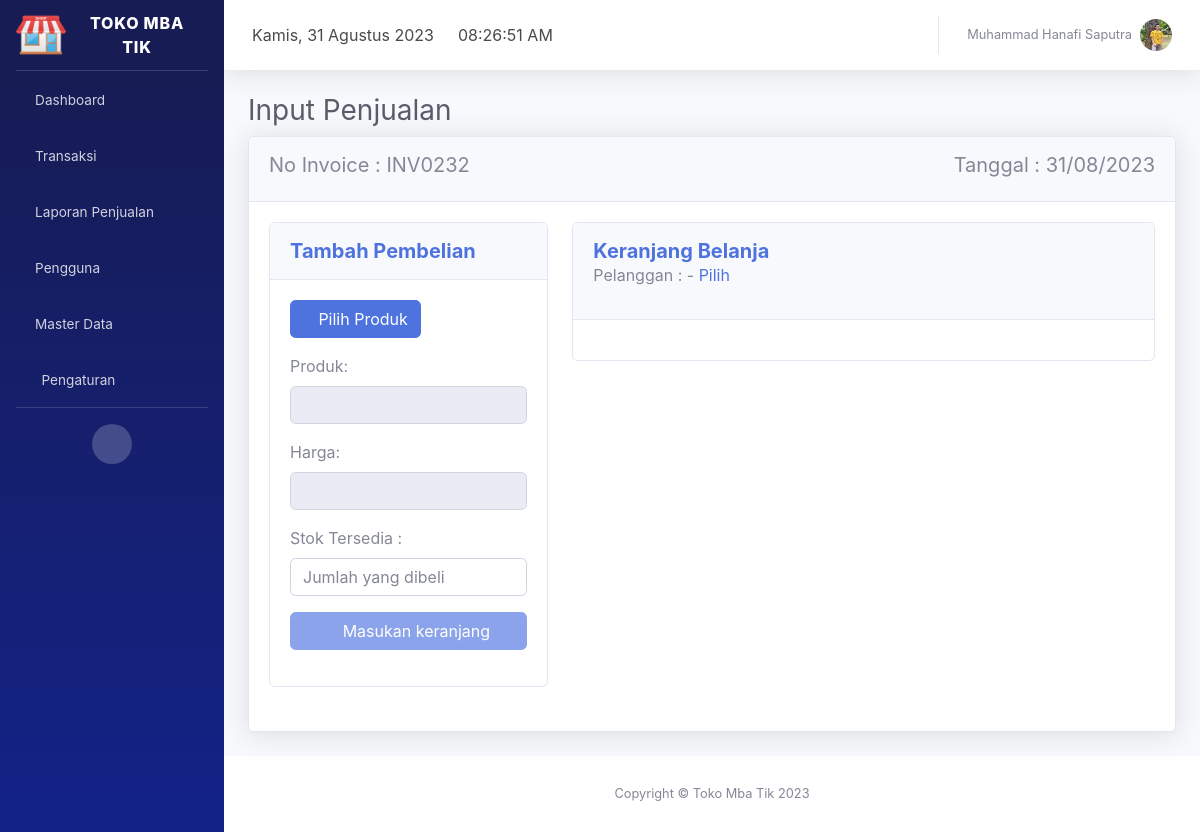
The page /index.php?page=input_penjualan&add=produk_belum_dipilih (signed in) on the database its author committed.
### tables this page shows
CREATE TABLE `profil_aplikasi` (
  `id` int(11) NOT NULL,
  `nama_aplikasi` varchar(30) NOT NULL,
  `alamat` varchar(100) NOT NULL,
  `no_telp` char(14) NOT NULL,
  `website` varchar(50) NOT NULL,
  `logo` varchar(100) NOT NULL
);

CREATE TABLE `pengguna` (
  `id_pengguna` int(11) NOT NULL,
  `kode_pengguna` char(9) NOT NULL,
  `nama_pengguna` varchar(50) NOT NULL,
  `email` varchar(35) NOT NULL,
  `no_telp` char(14) NOT NULL,
  `foto` varchar(100) NOT NULL,
  `username` varchar(50) NOT NULL,
  `password` varchar(500) NOT NULL,
  `level` varchar(10) NOT NULL,
  `status` int(11) NOT NULL
);

### page/penjualan/input-penjualan.php (the view, shortened to what this page needs)
<div class="container-fluid">
  <h1 class="h3 mb-2 text-gray-800">Input Penjualan</h1>
  <?php
  include 'config/database.php';
  $query = mysqli_query($kon, "SELECT max(id_penjualan) as id_penjualan_terbesar FROM penjualan");
  $data = mysqli_fetch_array($query);
  $id_penjualan = $data['id_penjualan_terbesar'];
  $id_penjualan++;
  $huruf = "INV";
  $invoice = $huruf . sprintf("%04s", $id_penjualan);
  ?>
  <form action="page/penjualan/simpan-penjualan.php" method="post">
    <div class="card shadow mb-4">
      <div class="card-header py-3">
        <div class="row">
          <div class="col-sm-6">
            <h5 style="text-align:left">No Invoice : <?php echo $invoice; ?></h5>
          </div>
          <div class="col-sm-6">
            <h5 style="text-align:right">Tanggal : <?php echo date("d/m/Y"); ?></h5>
          </div>
        </div>
      </div>
      <div class="card-body">
        <div class="row">
          <div class="col-sm-4">
            <div class="card mb-4">
              <div class="card-header py-3">
                <h5 class="m-0 font-weight-bold text-primary">Tambah Pembelian</h5>
              </div>
              <div class="card-body">
                <div class="row">
                  <div class="col-sm-12">
                    <div class="form-group">
                      <button type="button" data-toggle="modal" data-target="#modal" class="btn btn-primary"><span class="text"><i class="fas fa-shopping-bag fa-sm"></i> Pilih Produk</span></button>
                    </div>
                  </div>
                </div>
                <div class="row">
                  <div class="col-sm-12">
                    <div class="form-group">
                      <label>Produk:</label>
                      <input name="nama_produk" id="nama_produk" type="text" class="form-control" disabled>
                    </div>
                    <div class="form-group">
                      <label>Harga:</label>
                      <input name="harga" id="harga_produk" type="text" class="form-control" disabled>
                    </div>
                    <div class="form-group">
                      <label>Stok Tersedia : <span id="info_stok_produk"> </span> </label>
                      <input name="jumlah" type="text" id="jumlah_beli" class="form-control" placeholder="Jumlah yang dibeli">
                    </div>
                    <div class="form-group">
                      <button type="button" id="tambahkan_ke_keranjang" aksi="tambahkan_ke_keranjang" disabled class="btn btn-primary btn-block"><span class="text"><i class="fas fa-shopping-cart fa-sm"></i> Masukan keranjang</span></button>
                    </div>
                  </div>
                </div>
              </div>
            </div>
          </div>
          <div class="col-sm-8">
            <div class="card mb-4">
              <div class="card-header py-3">
                <h5 class="m-0 font-weight-bold text-primary">Keranjang Belanja</h5>
                <p id="tampil_pelanggan">Pelanggan : - <a href="" data-toggle="modal" data-target="#pilih_pelanggan">Pilih</a></p>
              </div>
              <div class="card-body">
              </div>
            </div>
          </div>
        </div>
      </div>
    </div>
  </form>
</div>

### index.php (shortened to what this page needs)
<?php
include 'config/database.php';
$hasil = mysqli_query($kon, "select * from profil_aplikasi order by nama_aplikasi desc limit 1");
$data = mysqli_fetch_array($hasil);
?>
<!DOCTYPE html>
<html lang="en">
<head>
  <link href="assets/vendor/fontawesome-free/css/all.min.css" rel="stylesheet" type="text/css">
  <link href="assets/font/font.css" rel="stylesheet">
  <link href="assets/css/sb-admin-2.min.css" rel="stylesheet">
  <link href="assets/vendor/datatables/dataTables.bootstrap4.min.css" rel="stylesheet">
  <link rel="stylesheet" href="assets/plugin/datepicker/css/datepicker.css">
</head>
<body>
  <div id="wrapper">
    <ul class="navbar-nav sidebar sidebar-dark accordion" id="accordionSidebar" style="background-image: linear-gradient(180deg,#171c55 10%,#132388 100%);">
      <a class="sidebar-brand d-flex align-items-center justify-content-center" href="index.php?page=dashboard">
        <div class="sidebar-brand-icon">
          <img src="page/aplikasi/logo/<?php echo $data['logo']; ?>" width="50px" alt="brand" />
        </div>
        <div class="sidebar-brand-text mx-3"><?php echo $data['nama_aplikasi']; ?></div>
      </a>
      <hr class="sidebar-divider my-0">
      <li class="nav-item">
        <a class="nav-link" href="index.php?page=dashboard">
          <i class="fas fa-home"></i>
          <span>Dashboard</span></a>
      </li>
      <li class="nav-item">
        <a class="nav-link collapsed" href="#" data-toggle="collapse" data-target="#transaksi" aria-expanded="true" aria-controls="collapseTwo">
          <i class="fas fa-shopping-cart"></i>
          <span>Transaksi</span>
        </a>
      </li>
      <?php if ($_SESSION["level"] == "Admin" || $_SESSION["level"] == "Manajer") : ?>
        <li class="nav-item">
          <a class="nav-link collapsed" href="#" data-toggle="collapse" data-target="#laporan" aria-expanded="true" aria-controls="collapseTwo">
            <i class="fas fa-book"></i>
            <span>Laporan Penjualan</span>
          </a>
        </li>
      <?php endif; ?>
      <?php if ($_SESSION["level"] == "Admin") : ?>
        <li class="nav-item">
          <a class="nav-link collapsed" href="#" data-toggle="collapse" data-target="#pengguna" aria-expanded="true" aria-controls="collapseTwo">
            <i class="fas fa-users"></i>
            <span>Pengguna</span>
          </a>
        </li>
        <li class="nav-item">
          <a class="nav-link collapsed" href="#" data-toggle="collapse" data-target="#master_data" aria-expanded="true" aria-controls="collapseTwo">
            <i class="fas fa-database"></i>
            <span>Master Data</span>
          </a>
        </li>
      <?php endif; ?>
      <?php if ($_SESSION["level"] == "Admin") : ?>
        <li class="nav-item">
          <a class="nav-link collapsed" href="#" data-toggle="collapse" data-target="#pengaturan" aria-expanded="true" aria-controls="collapseTwo">
            <i class="fas fa-fw fa-cog"></i>
            <span>Pengaturan</span>
          </a>
        </li>
      <?php endif; ?>
      <hr class="sidebar-divider d-none d-md-block">
      <div class="text-center d-none d-md-inline">
        <button class="rounded-circle border-0" id="sidebarToggle"></button>
      </div>
    </ul>
    <div id="content-wrapper" class="d-flex flex-column">
      <div id="content">
        <nav class="navbar navbar-expand navbar-light bg-white topbar mb-4 static-top shadow">
          <div class="top-navbar d-none d-xl-block">
            <ul class="navbar-nav align-items-center">
              <li class="nav-item">
                <a class="nav-link">
                  <div id="date">
                  </div>
                </a>
              </li>
            </ul>
          </div>
          <div class="top-navbar d-none d-xl-block">
            <ul class="navbar-nav align-items-center">
              <li class="nav-item">
                <a class="nav-link">
                  <div id="clock">
                  </div>
                </a>
              </li>
            </ul>
          </div>
          <ul class="navbar-nav ml-auto">
            <?php
            include 'config/database.php';
            $id_pengguna = $_SESSION["id_pengguna"];
            $hasil = mysqli_query($kon, "select nama_pengguna,foto from pengguna where id_pengguna=$id_pengguna");
            $row = mysqli_fetch_array($hasil);
            ?>
            <li class="nav-item dropdown no-arrow">
              <a class="nav-link dropdown-toggle" href="#" id="userDropdown" role="button" data-toggle="dropdown" aria-haspopup="true" aria-expanded="false">
                <span class="mr-2 d-none d-lg-inline text-gray-600 small"><?php echo $row["nama_pengguna"]; ?></span>
                <img class="img-profile rounded-circle" src="page/pengguna/foto/<?php echo $row["foto"]; ?>">
              </a>
            </li>
          </ul>
        </nav>
        <?php
        if (isset($_GET['page'])) {
          $page = $_GET['page'];
          switch ($page) {
            case 'input_penjualan':
              include "page/penjualan/input-penjualan.php";
              break;
          }
        }
        ?>
      </div>
      <?php
      include 'config/database.php';
      $hasil = mysqli_query($kon, "select * from profil_aplikasi order by nama_aplikasi desc limit 1");
      $data = mysqli_fetch_array($hasil);
      ?>
      <footer class="sticky-footer bg-white">
        <div class="container my-auto">
          <div class="copyright text-center my-auto">
            <span>Copyright &copy; <?php echo $data['nama_aplikasi']; ?> <?php echo date('Y'); ?> </span>
          </div>
        </div>
      </footer>
    </div>
  </div>
  <link href="assets/plugin/select2/select2.min.css" rel="stylesheet" />
</body>
</html>

### rows shown on the page
profil_aplikasi: logo (picture), nama_aplikasi "TOKO MBA TIK", nama_aplikasi "Toko Mba Tik"
pengguna: nama_pengguna "Muhammad Hanafi Saputra", foto (picture)

### other values the page prints
$invoice "INV0232"
